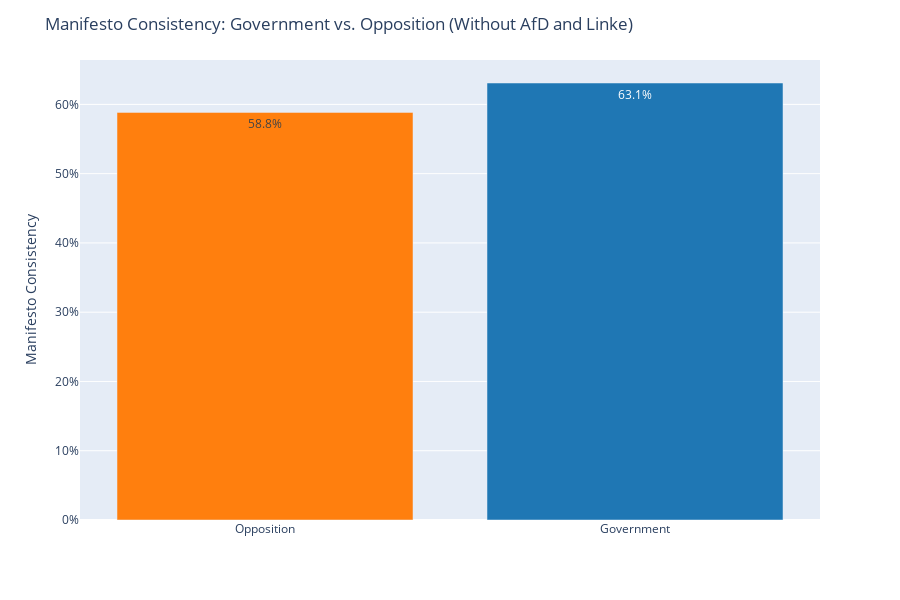

Notebook cell for this chart:
### Code cell
import pandas as pd
import plotly.express as px
df = predictions[predictions["party"].isin(["Union", "SPD", "FDP", "DIE_GRÜNEN"])]
df = df.groupby("is_governing")["vote_correct"].mean().reset_index()
df["Status"] = df["is_governing"].map({True: "Government", False: "Opposition"})
df["Percent"] = (df["vote_correct"] * 100).round(1).astype(str) + "%"

fig = px.bar(
    df,
    x="Status",
    y="vote_correct",
    text="Percent",
    color="Status",
    color_discrete_map={"Government":"#1f77b4","Opposition":"#ff7f0e"}
)

fig.update_layout(
    yaxis_title="Manifesto Consistency",
    yaxis_tickformat=".0%",
    xaxis_title="",
    showlegend=False,
    title="Manifesto Consistency: Government vs. Opposition (Without AfD and Linke)",
    height=600
)

fig.show()

### Figure 1 — Plotly figure (JSON) as saved in the notebook; plotly's stock layout.template omitted (floating-point values rounded to 4 significant figures)
{"data": [{"hovertemplate": "Status=%{x}<br>vote_correct=%{y}<br>Percent=%{text}<extra></extra>", "legendgroup": "Opposition", "marker": {"color": "#ff7f0e", "pattern": {"shape": ""}}, "name": "Opposition", "orientation": "v", "showlegend": true, "text": ["58.8%"], "textposition": "auto", "type": "bar", "x": ["Opposition"], "xaxis": "x", "y": [0.5884], "yaxis": "y"}, {"hovertemplate": "Status=%{x}<br>vote_correct=%{y}<br>Percent=%{text}<extra></extra>", "legendgroup": "Government", "marker": {"color": "#1f77b4", "pattern": {"shape": ""}}, "name": "Government", "orientation": "v", "showlegend": true, "text": ["63.1%"], "textposition": "auto", "type": "bar", "x": ["Government"], "xaxis": "x", "y": [0.6309], "yaxis": "y"}], "layout": {"barmode": "relative", "height": 600, "legend": {"title": {"text": "Status"}, "tracegroupgap": 0}, "margin": {"t": 60}, "showlegend": false, "title": {"text": "Manifesto Consistency: Government vs. Opposition (Without AfD and Linke)"}, "xaxis": {"anchor": "y", "categoryarray": ["Opposition", "Government"], "categoryorder": "array", "domain": [0, 1], "title": {"text": ""}}, "yaxis": {"anchor": "x", "domain": [0, 1], "tickformat": ".0%", "title": {"text": "Manifesto Consistency"}}}}
